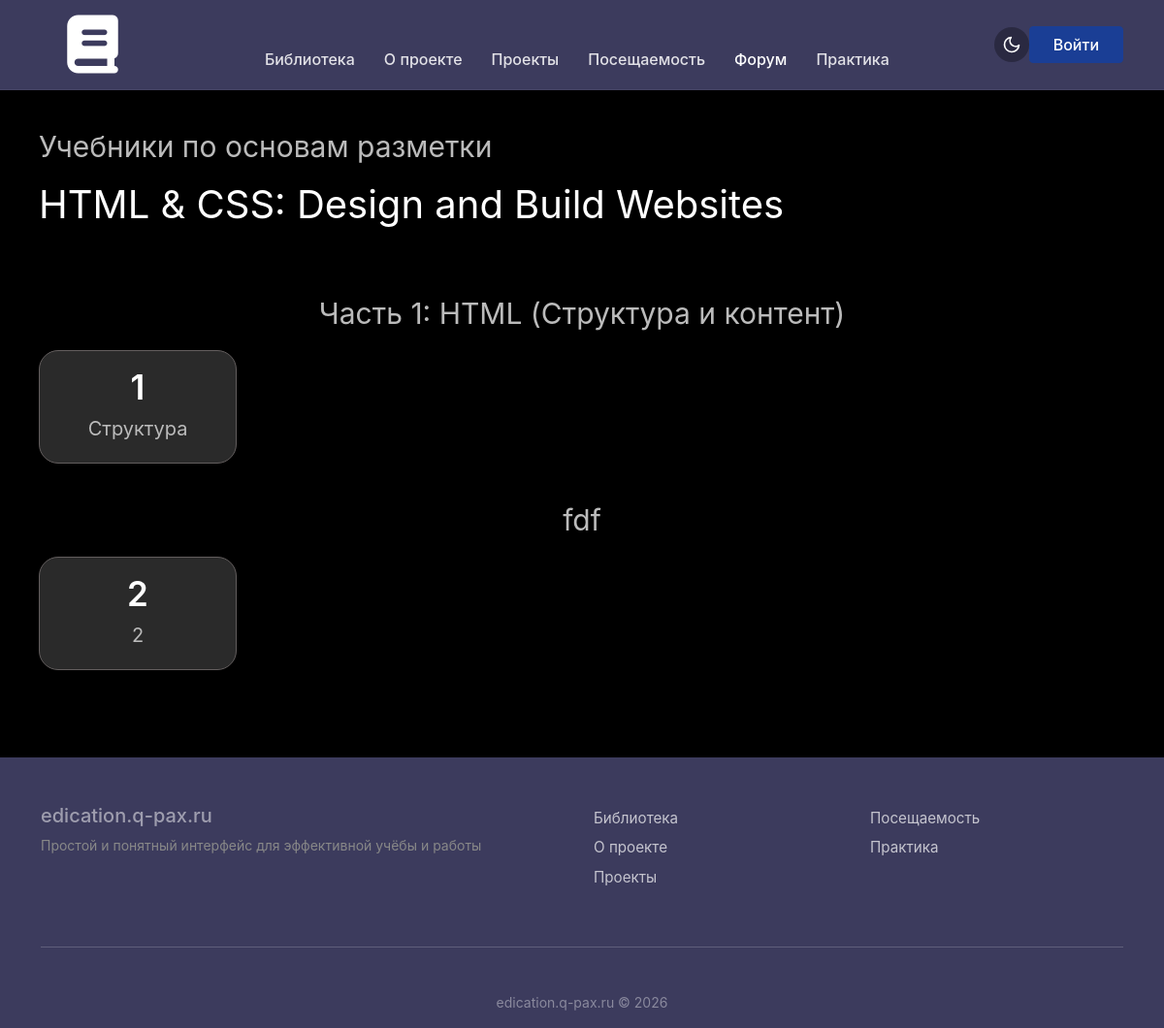
Before: /page/1 with the older database file.
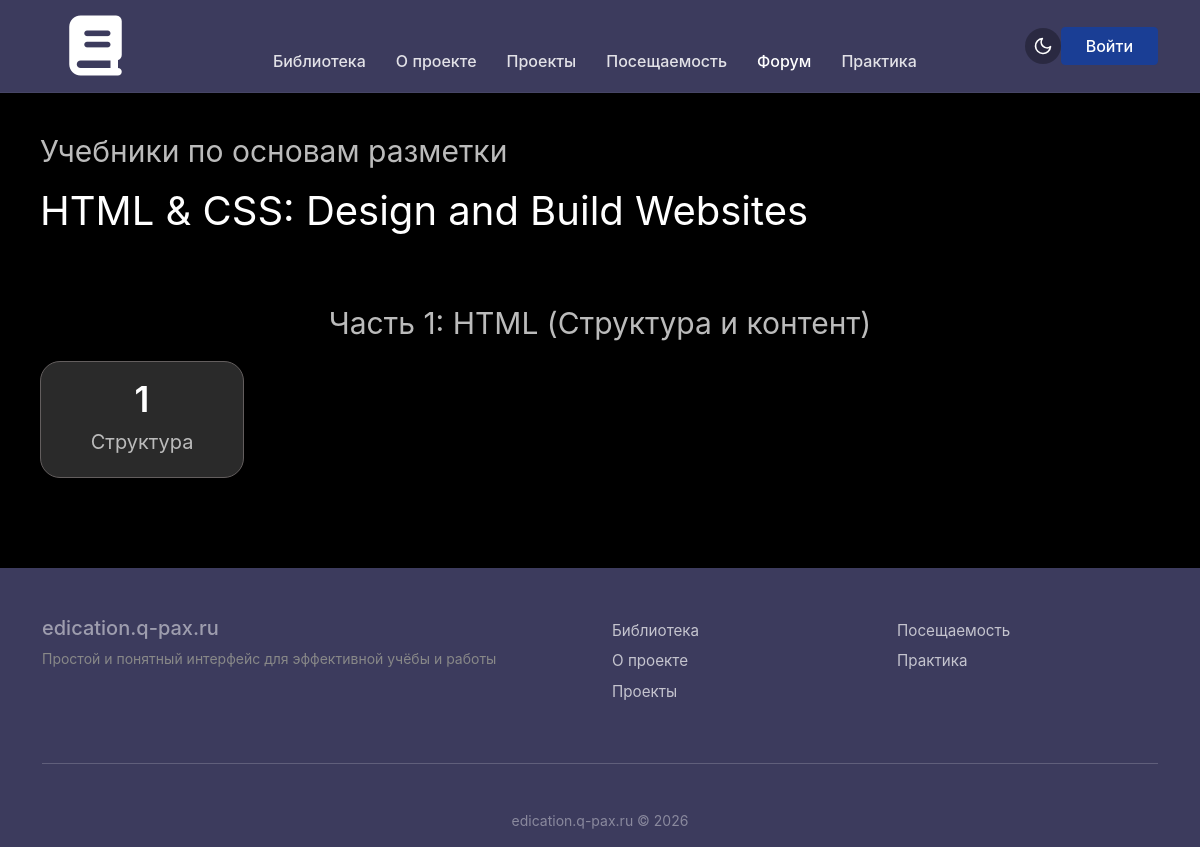
After: the same page with the newer database file.
### tables this page shows
CREATE TABLE `topic` (
  `id` int NOT NULL,
  `library_id` int NOT NULL,
  `title` varchar(100) NOT NULL,
  `image` varchar(50) NOT NULL,
  `name` varchar(100) NOT NULL,
  `author` varchar(50) NOT NULL,
  `year` year NOT NULL
);

CREATE TABLE `page` (
  `id` int NOT NULL,
  `topic_id` int NOT NULL,
  `title` varchar(100) NOT NULL,
  `name` varchar(100) NOT NULL,
  `num` int NOT NULL,
  `lesson_name` varchar(100) NOT NULL
);

### core/Controller.php (called while the page is built, shortened)
<?php
class Controller
{
    protected function render($view, $data = [])
    {
        $data['auth_user'] = $_SESSION['user'] ?? null;
        extract($data);
        require_once __DIR__ . '/../views/' . $view . '.php';
        $content = ob_get_clean();
        require_once __DIR__ . '/../views/layouts/main.php';
    }
}

### controllers/LibraryController.php (called while the page is built, shortened)
<?php
require_once __DIR__ . '/../core/Controller.php';
class LibraryController extends Controller {
    public function page($id) {
        global $connect;
        $stmtTopic = $connect->prepare("SELECT * FROM topic WHERE id = ?");
        $stmtTopic->execute([$id]);
        $topicInfo = $stmtTopic->fetch(PDO::FETCH_ASSOC);
        $stmtPages = $connect->prepare("SELECT * FROM page WHERE topic_id = ?");
        $stmtPages->execute([$id]);
        $pages = $stmtPages->fetchAll(PDO::FETCH_ASSOC);
        $this->render('page', [
            'pages' => $pages,
            'topic' => $topicInfo
        ]);
    }
}

### index.php (called while the page is built, shortened)
<?php
require_once 'Router.php';
$listRoute = require_once __DIR__ . '/config/route.php';
$router = new Router();
$router->add($listRoute);
$router->dispatch();

### views/page.php (the view)
<div class="container-page">
    <?php if (!empty($pages)) { ?>
        <h2><a href="/topic/<?= $topic['library_id'] ?>"><?= htmlspecialchars($topic['title']) ?></a></h2><h1><?= htmlspecialchars($pages[0]['title']) ?></h1>
        <?php
            $currentPart = '';
            foreach ($pages as $p) {
                if ($currentPart !== $p['name']) {
                    if ($currentPart !== '') { echo '</div>'; }
                    $currentPart = $p['name'];
                    ?>
                    <h2 class="chapter-title">
                        <?= htmlspecialchars($currentPart) ?>
                    </h2>
                    <div class="lessons-grid">
                <?php } ?>
                <a href="/lesson/<?= $p['id'] ?>" class="lesson-card">
                    <span class="lesson-number"><?= $p['num'] ?></span>
                    <span class="lesson-name"><?= htmlspecialchars($p['lesson_name']) ?></span>
                </a>
        <?php }  ?>
        </div>
    <?php } ?>
</div>

### Router.php (shortened to what the changed rows need)
<?php
class Router
{
    private $routes = [];
    public function add(array $routesList): void
    {
        foreach ($routesList as $route) {
            $this->routes[] = [
                'path'    => $route[0],
                'handler' => $route[1],
                'method'  => $route[2] ?? 'GET',
            ];
        }
    }
    public function dispatch(): void
    {
        $method = $_SERVER['REQUEST_METHOD'];
        $uri = parse_url($_SERVER['REQUEST_URI'], PHP_URL_PATH);
        $uri = rtrim($uri, '/');
        foreach ($this->routes as $route) {
            if ($route['method'] !== $method) {
                continue;
            }
            $routePath = rtrim($route['path'], '/');
            $pattern = '#^' . preg_replace('/\{([a-z]+)\}/', '([^/]+)', $routePath) . '$#';
            if (preg_match($pattern, $uri, $matches)) {
                array_shift($matches);
                [$controllerName, $action] = explode('@', $route['handler']);
                $controller = new $controllerName();
                $controller->$action(...$matches);
                return;
            }
        }
        exit;
    }
}

### views/layouts/main.php (shortened to what the changed rows need)
<!DOCTYPE html>
<html lang="ru">
<head>
    <link rel="stylesheet" href="/assets/bootstrap/css/bootstrap.min.css">
    <link rel="stylesheet" href="/assets/css/style.css">
    <link rel="stylesheet" href="/assets/fontAwesome/css/all.css">
</head>
<body>
   <header class="main-header">
        <div class="container">
            <nav class="navbar navbar-expand-lg navbar-dark px-0">
                <a class="navbar-brand px-3 py-2" href="/glav"><i class="fa fa-book fa-3x black-text" aria-hidden="true"></i></a>
                <div class="collapse navbar-collapse" id="mainNavbar">
                    <ul class="navbar-nav mx-auto text-center">
                        <li class="nav-item"><a class="nav-link" href="/library">Библиотека</a></li>
                        <li class="nav-item"><a class="nav-link" href="/about">О проекте</a></li>
                        <li class="nav-item"><a class="nav-link" href="/project">Проекты</a></li>
                        <li class="nav-item"><a class="nav-link" href="/journal">Посещаемость</a></li>
                        <li class="nav-item active"><a class="nav-link" href="#">Форум</a></li>
                        <li class="nav-item"><a class="nav-link" href="/docs">Практика</a></li>
                    </ul>
                    <div class="d-flex align-items-center justify-content-center header-controls">
                        <button class="theme-toggle-btn mr-3" aria-label="Переключить тему">
                            <svg width="20" height="20" viewBox="0 0 24 24" fill="none" stroke="currentColor" stroke-width="2" stroke-linecap="round" stroke-linejoin="round">
                                <path d="M21 12.79A9 9 0 1 1 11.21 3 7 7 0 0 0 21 12.79z"></path>
                            </svg>
                        </button>
                        <a href="login" class="btn btn-primary btn-custom px-4">Войти</a>
                    </div>
                </div>
            </nav>
        </div>
    </header>
    <main class=''>
        <?= $content ?>
    </main>
    <footer class="main-footer pt-5 pb-3">
        <div class="container">
            <div class="row mb-4">
                <div class="col-md-6 mb-4 mb-md-0">
                    <h5 class="text-white-50 font-weight-bold mb-2">edication.q-pax.ru</h5>
                    <p class="text-muted small pr-md-5">Простой и понятный интерфейс для эффективной учёбы и работы</p>
                </div>
                <div class="col-md-3 col-6 mb-3">
                    <ul class="list-unstyled footer-links">
                        <li><a href="/library">Библиотека</a></li>
                        <li><a href="/about">О проекте</a></li>
                        <li><a href="/project">Проекты</a></li>
                    </ul>
                </div>
                <div class="col-md-3 col-6 mb-3">
                    <ul class="list-unstyled footer-links">
                        <li><a href="/journal">Посещаемость</a></li>
                        <li><a href="#">Практика</a></li>
                    </ul>
                </div>
            </div>
            <hr class="footer-hr">
            <div class="row">
                <div class="col-100 text-center w-100">
                    <p class="copyright-text mb-0 small">edication.q-pax.ru © 2026</p>
                </div>
            </div>
        </div>
    </footer>
</body>
</html>

Changed rows visible on the page:
removed page: name "fdf", num "2", lesson_name "2"
